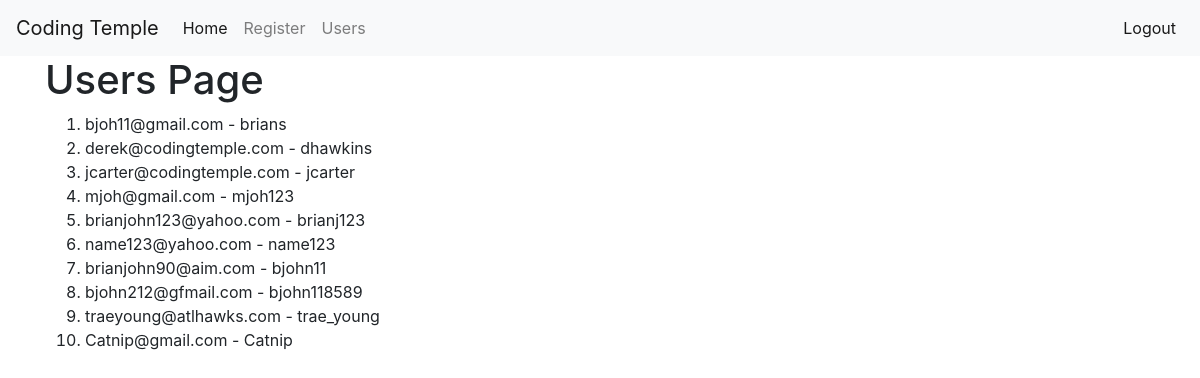
Page /users (signed in) on the earlier database version.
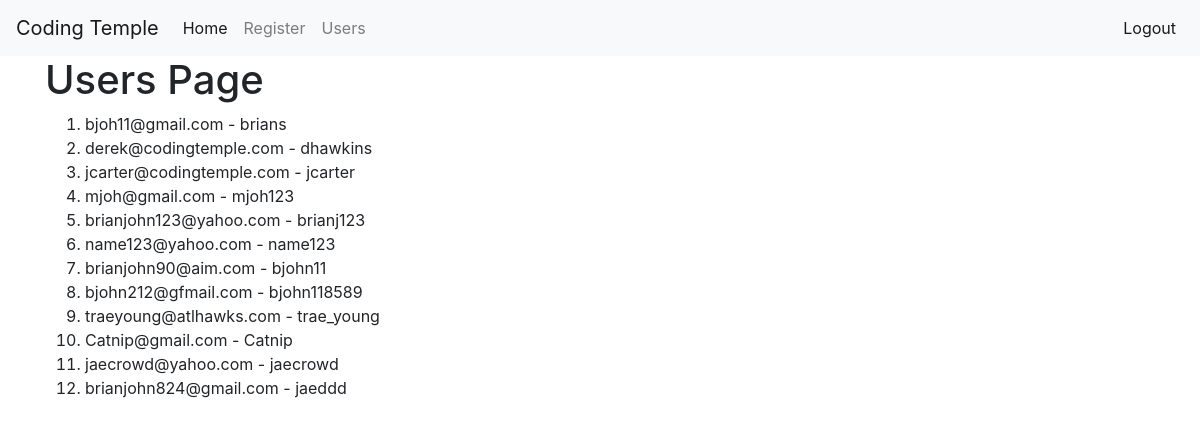
Same page on the later database version.
### app/models.py (models this page shows, shortened)
class User(db.Model, UserMixin):
    id = db.Column(db.Integer, primary_key=True)
    username = db.Column(db.String(100), nullable=False, unique=True)
    email = db.Column(db.String(100), nullable=False, unique=True)
    password = db.Column(db.String(256), nullable=False)

### app/routes.py (the view)
@app.route('/users')
@login_required
def users():
    context = {
        'users': User.query.all()
    }
    return render_template('users.html', **context)

### app/models.py (called while the page is built)
@login.user_loader
def load_user(user_id):
    return User.query.get(int(user_id))

### app/templates/users.html
{% extends 'base.html' %}
{% block content %}
<h1>Users Page</h1>
<ol>
    {% for user in users %}
    <li>{{ user.email }} - {{ user.username }}</li>
    {% endfor %}
</ol>
{% endblock content %}

### app/templates/base.html (shortened to what this page needs)
<!doctype html>
<html lang="en">
<head>
    <link rel="stylesheet" href="https://stackpath.bootstrapcdn.com/bootstrap/4.3.1/css/bootstrap.min.css"
>
</head>
<body>
    {% include 'nav.html' %}
    <div class="container">
        {% block content %}
        {% endblock content%}
    </div>
</body>
</html>

### app/templates/nav.html (shortened to what this page needs)
<nav class="navbar navbar-expand-sm navbar-light bg-light">
    <a class="navbar-brand" href="#">Coding Temple</a>
    <div class="collapse navbar-collapse" id="collapsibleNavId">
        <ul class="navbar-nav mr-auto mt-2 mt-lg-0">
            <li class="nav-item active">
               <a class="nav-link" href="{{ url_for('index') }}">Home <span class="sr-only">(current)</span></a>
            </li>
            <li class="nav-item">
                <a class="nav-link" href="{{ url_for('register') }}">Register</a>
            </li>
            <li class="nav-item">
                <a class="nav-link" href="{{ url_for('users') }}">Users</a>
            </li>
        </ul>
        <ul class="navbar-nav m1-auto mt-2 mt-lg-0">
            {% if current_user.is_authenticated%}
            <li class="nav-item active">
                <a class="nav-link" href="{{ url_for('logout') }}">Logout</a>
            </li>
            {% else %}
            <li class="nav-item active">
                <a class="nav-link" href="{{ url_for('login') }}">Login</a>
            </li>
            {% endif %}
        </ul>
    </div>
</nav>

Differences in the rows shown:
added User: email "jaecrowd@yahoo.com", username "jaecrowd"
added User: email "brianjohn824@gmail.com", username "jaeddd"
